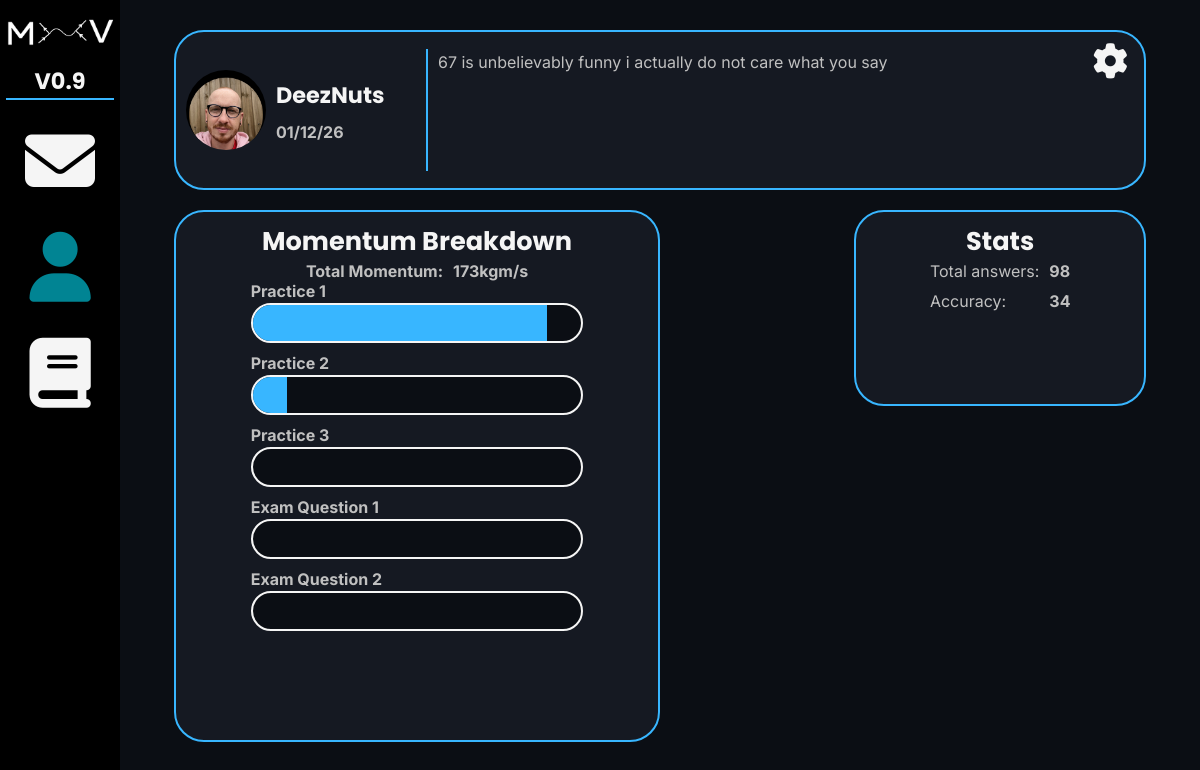
Page /home/1 on the earlier database version.
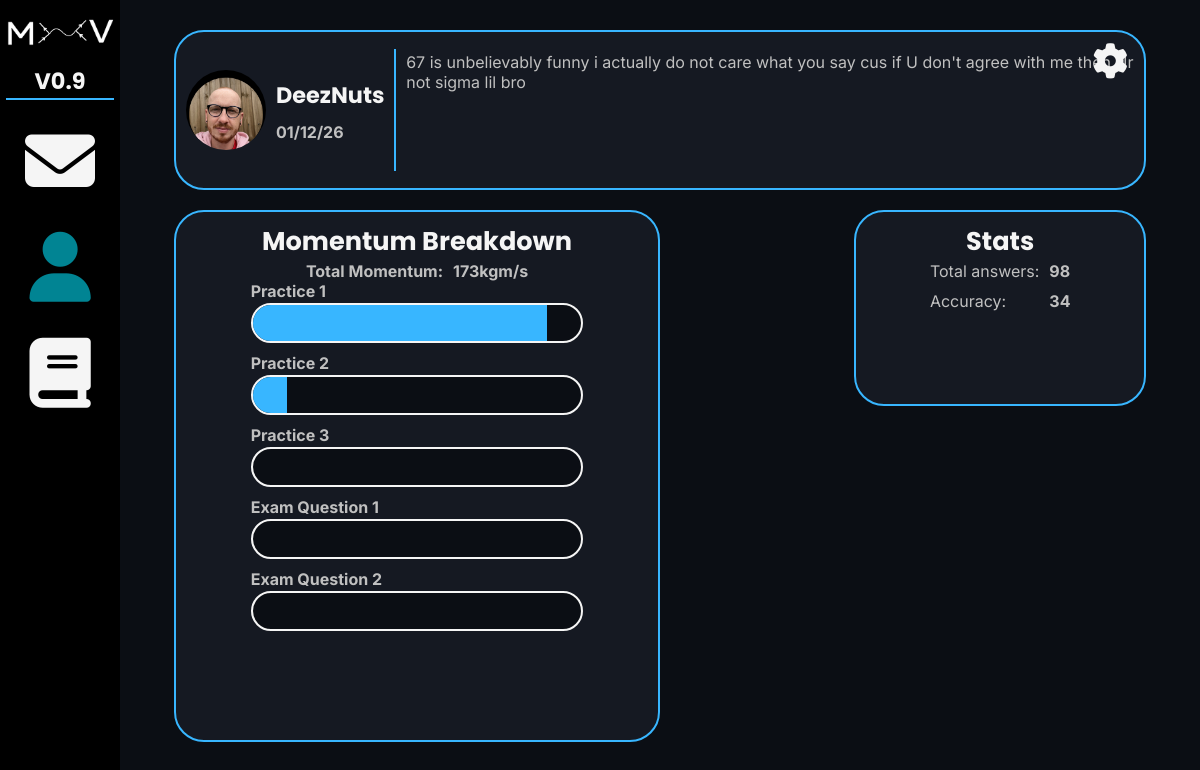
Same page on the later database version.
### database/create_db.py (models this page shows)
class User(db.Model):
    __tablename__ = "users"
    user_id = db.Column(db.Integer, primary_key=True)
    username = db.Column(db.String(10), nullable=False, unique=True)
    email = db.Column(db.String(254), nullable=False, unique=True)
    password_hash = db.Column(db.Integer)
    bio = db.Column(db.String(200), nullable=False)
    join_date = db.Column(db.DateTime, default=datetime.now)
    stats = db.relationship(
        "Stats", uselist=False, back_populates="user", cascade="all, delete-orphan"
    )

### routes/home.py (the view)
@home_bp.route("/home/<int:id>")
def home(id):
    service = Home(id)
    user_data = service.user_data()
    answer_data = service.answer_data()
    momentum_data = service.momentum_data()
    return render_template(
        "home.html",
        user_data=user_data,
        answer_data=answer_data,
        momentum_data=momentum_data,
        id=id,
    )

### database/select_db.py (called while the page is built)
    @staticmethod
    def get_all_momentum(id):
        user_stats = Stats.query.filter(Stats.user_id == id).first()
        return {
            "total": user_stats.total_momentum,
            "practice1": user_stats.practice1_momentum,
            "practice2": user_stats.practice2_momentum,
            "practice3": user_stats.practice3_momentum,
            "exam1": user_stats.exam1_momentum,
            "exam2": user_stats.exam2_momentum,
        }

    @staticmethod
    def get_answer_data(id):
        user_stats = Stats.query.filter(Stats.user_id == id).first()
        return {"total": user_stats.total_answers, "wrong": user_stats.wrong_answers}

    @staticmethod
    def get_user_data(id):
        user_stats = User.query.filter(User.user_id == id).first()
        return {
            "username": user_stats.username,
            "bio": user_stats.bio,
            "join_date": user_stats.join_date.strftime("%x"),
        }

### services/home_service.py (called while the page is built)
    def answer_data(self):
        answers = Select.get_answer_data(self.id)
        if answers["total"] != 0:
            accuracy = int(
                ((answers["total"] - answers["wrong"]) / answers["total"]) * 100
            )
        else:
            accuracy = 0
        return {"total": answers["total"], "accuracy": accuracy}

    def momentum_data(self):
        data = Select.get_all_momentum(self.id)
        for key in data:
            if key == "total":  # Don't want to convert total to a percentage
                continue
            data[key] = self.to_percent(data[key], data["total"])
        return data

    def to_percent(self, data, total):
        if total != 0:
            return 100 * (data / total)
        else:
            return 0

    def user_data(self):
        return Select.get_user_data(self.id)

### templates/home.html (shortened to what this page needs)
{% extends "joined.html" %} {% block style2 %}
<link rel="stylesheet" href="{{url_for('static', filename='css/home.css')}}" />
{% endblock %} {% block main %}
<main>
	<div id="top-div" class="card">
		<div id="profile-div">
			<img
				id="profile-picture"
				src="{{url_for('static', filename='images/profile_pictures/keating_pfp.png')}}"
			/>
			<div id="profile-details-div">
				<h3 id="username">{{ user_data.username }}</h3>
				<h4 id="join-date">{{ user_data.join_date }}</h4>
			</div>
		</div>
		<div class="vertical-bar"></div>
		<p id="bio">{{ user_data.bio }}</p>
		<a href="/profile-settings/{{ id }}" class="header-link"><i class="fa-solid fa-gear" id="settings-link"></i></a>
	</div>
	<div id="bottom-div">
		<div id="momentum-div" class="card">
			<h2>Momentum Breakdown</h2>
			<div id="total-momentum-div">
				<h4 id="total-momentum">Total Momentum:</h4>
				<h4>{{ momentum_data.total }}kgm/s</h4>
			</div>
			<div class="bar-div">
				<h4 class="bar-title">Practice 1</h4>
				<div class="bar-container">
					<div id="practice1" class="bar"></div>
				</div>
			</div>
			<div class="bar-div">
				<h4 class="bar-title">Practice 2</h4>
				<div class="bar-container">
					<div id="practice2" class="bar"></div>
				</div>
			</div>
			<div class="bar-div">
				<h4 class="bar-title">Practice 3</h4>
				<div class="bar-container">
				</div>
			</div>
			<div class="bar-div">
				<h4 class="bar-title">Exam Question 1</h4>
				<div class="bar-container">
				</div>
			</div>
			<div class="bar-div">
				<h4 class="bar-title">Exam Question 2</h4>
				<div class="bar-container">
				</div>
			</div>
		</div>
		<div id="stats-div" class="card">
			<h2>Stats</h2>
			<div id="stats-display-div">
				<div id="stat-type-div">
					<p class="row1">Total answers:</p>
					<p>Accuracy:</p>
				</div>
				<div id="stat-data-div">
					<h4 id="total-answers" class="row1">{{ answer_data.total }}</h4>
					<h4 id="accuracy">{{ answer_data.accuracy }}</h4>
				</div>
			</div>
		</div>
	</div>
</main>
{% endblock %}

### templates/joined.html (shortened to what this page needs)
{% extends "base.html" %} {% block style %}
<link
	rel="stylesheet"
	href="{{ url_for('static', filename='css/joined.css') }}"
/>
<link
	rel="stylesheet"
	href="https://cdnjs.cloudflare.com/ajax/libs/font-awesome/6.5.0/css/all.min.css"
/>
{% block style2 %}{% endblock %} {% endblock %} {% block content %}
<body>
	<header>
		<div id="logo-div">
			<img
				id="MxV-logo"
				src="{{ url_for('static', filename='images/MxVlogo.png')}}"
				alt="MxV logo."
				title="Mass x Velocity"
			/>
			<h3>V0.9</h3>
			<div class="horizontal-bar"></div>
		</div>
		<div id="nav-div">
			<a href="mailto:dylan08code@gmail.com" target="_blank"
				><i class="fa-solid fa-envelope" id="mail"></i
			></a>
			<a href="/home/{{ id }}"><i class="fa-solid fa-user" id="home"></i></a>
			<a href="/topics/{{ id }}"
				><i class="fa-solid fa-book" id="topics"></i
			></a>
		</div>
	</header>
	{% block main %}{% endblock %} {% endblock %}

### templates/base.html (shortened to what this page needs)
<!doctype html>
<html>
	<head>
		<link
			rel="stylesheet"
			href="{{url_for('static', filename='css/styles.css')}}"
		/>
		{% block style %}{% endblock %}
	</head>
	{% block content %}{% endblock %}
</html>

### static/css/styles.css (style rules this page uses)
:root { --bg: #0b0e14; --card: #151922; --border: #38b6ff; --button: #018493; --primary: #f5f5f5; --secondary: #c0c0c0; --input: #1c2028; --error: #b71c1c; }
* { margin: 0; padding: 0; box-sizing: border-box; }
html, body { width: 100%; overflow-x: hidden; height: 100vh; background: var(--bg); }
header { background-color: black; width: 10vw; height: 100vh; position: fixed; z-index: 10; display: flex; flex-direction: column; align-items: center; justify-content: space-around; }
header a, .header-link { transition: 0.3s ease-in-out; }
h1, h2, h3, button, header a, .dropdown, .header-link, input[type="submit"], .button { font-family: "Poppins", system-ui, sans-serif; font-size: 2.2rem; color: var(--primary); }
h2 { font-size: 1.6rem; }
h3, button, header a, .dropdown, input[type="submit"], .button { font-size: 1.4rem; }
p, h4, input[type="email"], input[type="password"], input[type="text"], textarea, a, input[type="float"] { font-family: "Inter", system-ui, sans-serif; font-size: 1rem; color: var(--secondary); }
h4 { font-weight: bold; }
.card { background-color: var(--card); padding: 0.625rem; border: 2px solid var(--border); border-radius: 1.875rem; }
.horizontal-bar { width: 90%; height: 2px; background-color: var(--border); }

### static/css/joined.css (style rules this page uses)
header { justify-content: flex-start; }
header a { font-size: 4.375rem; }
#logo-div { display: flex; flex-direction: column; align-items: center; margin-bottom: 0.625rem; }
#MxV-logo { width: 100%; }
#nav-div { display: flex; flex-direction: column; align-items: center; }
main { display: flex; flex-direction: column; align-items: center; justify-content: center; width: 90vw; height: 100vh; margin-left: 10vw; }

### static/css/home.css (style rules this page uses)
:root { --bar: #0b0e14; --bar-border: #f5f5f5; --bar-fg: #38b6ff; --selected-fg: #018493; }
#home { color: var(--selected-fg); }
#top-div, #bottom-div { width: 90%; display: flex; }
#top-div { margin-bottom: 1.25rem; height: 20vh; align-items: center; position: relative; }
#bottom-div { height: 70vh; justify-content: space-between; }
#profile-div { display: flex; align-items: center; width: 20vw; }
#profile-picture { width: 10vh; height: 10vh; border-radius: 50%; margin-right: 0.625rem; aspect-ratio: 1 / 1; object-fit: cover; }
#profile-details-div { height: 90%; display: flex; flex-direction: column; margin-right: 0.625rem; }
#username { margin-bottom: 0.625rem; }
#bio { margin-left: 0.625rem; height: 85%; }
#settings-link { position: absolute; top: 0.67rem; right: 1rem; }
#momentum-div, #stats-div { width: 50%; height: 95%; display: flex; flex-direction: column; align-items: center; }
#total-momentum-div { display: flex; align-items: center; }
#total-momentum { margin-right: 0.625rem; }
.bar-div { width: 90%; margin-bottom: 0.625rem; }
.bar-title { padding-left: 10%; }
.bar-container { background-color: var(--bar); border: 2px solid var(--bar-border); width: 80%; border-radius: 9999px; height: 5vh; margin-top: 0.125rem; margin-left: 10%; margin-right: 10%; }
.bar { height: 100%; background-color: var(--bar-fg); border-radius: 9999px; }
#stats-div { width: 30%; height: 35%; }
#stats-display-div { display: flex; }
#stat-type-div { margin-right: 10px; }
.row1 { margin-bottom: 10px; }

Differences in the rows shown:
changed User "DeezNuts": bio "67 is unbelievably funny i actually do not care what you say" → "67 is unbelievably funny i actually do not care what you say cus if U don't agree with me then Ur not sigma lil bro"
